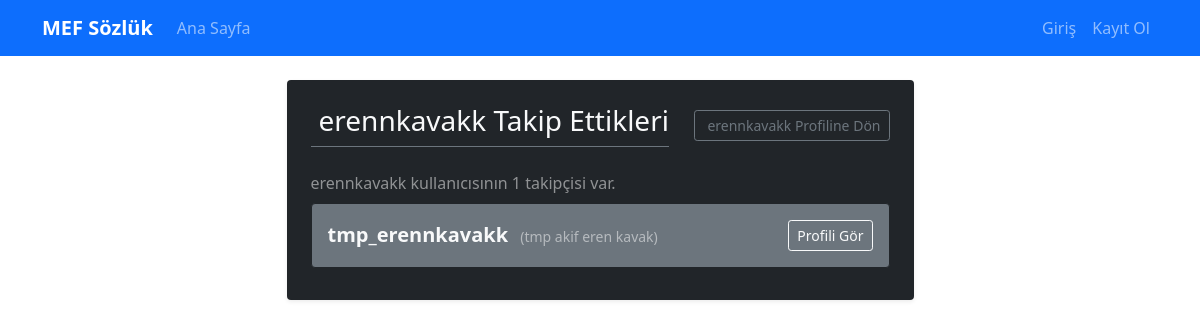
The page /user/following/erennkavakk on the database its author committed.
### app/models/user.py (models this page shows, shortened)
class User(UserMixin, db.Model):
    id = db.Column(db.Integer, primary_key=True)
    email = db.Column(db.String(120), unique=True, nullable=False)
    nickname = db.Column(db.String(80), unique=True, nullable=False)
    real_name = db.Column(db.String(100), nullable=False)
    password_hash = db.Column(db.String(128))
    email_confirmed = db.Column(db.Boolean, default=False)
    email_confirmation_token = db.Column(db.String(100), unique=True)
    created_at = db.Column(db.DateTime, default=lambda: datetime.now(timezone.utc))
    last_seen = db.Column(db.DateTime, default=lambda: datetime.now(timezone.utc))
    is_admin = db.Column(db.Boolean, default=False)
    is_active = db.Column(db.Boolean, default=True)
    bio = db.Column(db.Text)
    entries = db.relationship('Entry', backref='author', lazy='dynamic', cascade='all, delete-orphan')
    following = db.relationship('Follow',
                               foreign_keys='Follow.follower_id',
                               backref='follower',
                               lazy='dynamic',
                               cascade='all, delete-orphan')
    followers = db.relationship('Follow',
                               foreign_keys='Follow.followed_id',
                               backref='followed',
                               lazy='dynamic',
                               cascade='all, delete-orphan')
    favorites = db.relationship('Favorite', backref='user', lazy='dynamic', cascade='all, delete-orphan')
    sent_messages = db.relationship('Message',
                                   foreign_keys='Message.sender_id',
                                   backref='sender',
                                   lazy='dynamic',
                                   cascade='all, delete-orphan')
    received_messages = db.relationship('Message',
                                       foreign_keys='Message.recipient_id',
                                       backref='recipient',
                                       lazy='dynamic',
                                       cascade='all, delete-orphan')

### app/routes/user.py (the view)
@bp.route('/following/<nickname>')
def following(nickname):
    profile_user = User.query.filter_by(nickname=nickname).first_or_404()
    page = request.args.get('page', 1, type=int)
    following_pagination = User.query.join(Follow, User.id == Follow.followed_id)\
        .filter(Follow.follower_id == profile_user.id)\
        .order_by(desc(Follow.created_at)) \
        .paginate(page=page, per_page=20, error_out=False)
    return render_template('user/following.html',
                           profile_user=profile_user, # Kimin listesi olduğu bilgisi
                           users_page=following_pagination, # Takip edilen kullanıcıların paginated listesi
                           title=f"{profile_user.nickname} Takip Ettikleri",
                           timezone=timezone)

### app/templates/user/following.html (shortened to what this page needs)
{% extends "base.html" %}
{% block content %}
<div class="container mt-4 text-light">
    <div class="row justify-content-center">
        <div class="col-md-8 col-lg-7">
            <div class="bg-dark border-secondary p-4 rounded shadow-sm">
                <div class="d-flex justify-content-between align-items-center mb-4">
                    <h3 class="border-bottom border-secondary pb-2 mb-0 text-break">
                        {{ title }}
                    </h3>
                     <a href="{{ url_for('user.profile', nickname=profile_user.nickname) }}" class="btn btn-sm btn-outline-secondary">
                         {{ profile_user.nickname }} Profiline Dön
                    </a>
                </div>
                {% if users_page.items %}
                    <p class="text-white-50 mb-2">{{ profile_user.nickname }} kullanıcısının {{ users_page.total }} takipçisi var.</p>
                    <ul class="list-group">
                        {% for u in users_page.items %}
                            <li class="list-group-item bg-secondary text-light border-dark d-flex flex-column flex-sm-row justify-content-between align-items-sm-center p-3 mb-2 rounded">
                                <div class="mb-2 mb-sm-0">
                                    <a href="{{ url_for('user.profile', nickname=u.nickname) }}" class="link-light text-decoration-none fw-bold fs-5 hover-underline">{{ u.nickname }}</a>
                                    {% if u.real_name %}<small class="text-white-50 ms-2 d-block d-sm-inline">({{ u.real_name }})</small>{% endif %}
                                </div>
                                <div class="mt-2 mt-sm-0">
                                    {% if current_user.is_authenticated %}
                                        {% if current_user.id == u.id %}
                                            <a href="{{ url_for('user.edit_profile') }}" class="btn btn-sm btn-outline-light disabled">Bu Sensin</a>
                                        {% elif current_user.is_following(u) %}
                                            <button class="btn btn-sm btn-danger follow-toggle-btn"
                                                    data-nickname="{{ u.nickname }}"
                                                    data-action="unfollow">
                                                <i class="fas fa-user-minus me-1"></i>Takipten Çık
                                            </button>
                                        {% else %}
                                            <button class="btn btn-sm btn-success follow-toggle-btn"
                                                    data-nickname="{{ u.nickname }}"
                                                    data-action="follow">
                                                <i class="fas fa-user-plus me-1"></i>Takip Et
                                            </button>
                                        {% endif %}
                                    {% else %}
                                        <a href="{{ url_for('user.profile', nickname=u.nickname) }}" class="btn btn-sm btn-outline-light">Profili Gör</a>
                                    {% endif %}
                                </div>
                            </li>
                        {% endfor %}
                    </ul>
                {% else %}
                    <div class="alert bg-info text-dark border-info mt-3" role="alert">
                        <i class="fas fa-info-circle me-2"></i>{{ profile_user.nickname }} kullanıcısının henüz hiç takipçisi yok.
                    </div>
                {% endif %}
            </div>
        </div>
    </div>
</div>
{% endblock %}

### app/static/css/style.css (style rules this page uses)
a[href*="/user/"] { font-weight: 500; text-decoration: none; }

### rows shown on the page
User: nickname "erennkavakk"
User: nickname "tmp_erennkavakk", real_name "tmp akif eren kavak"

### other values the page prints
{{ title }} "erennkavakk Takip Ettikleri"
{{ users_page.total }} "1"
